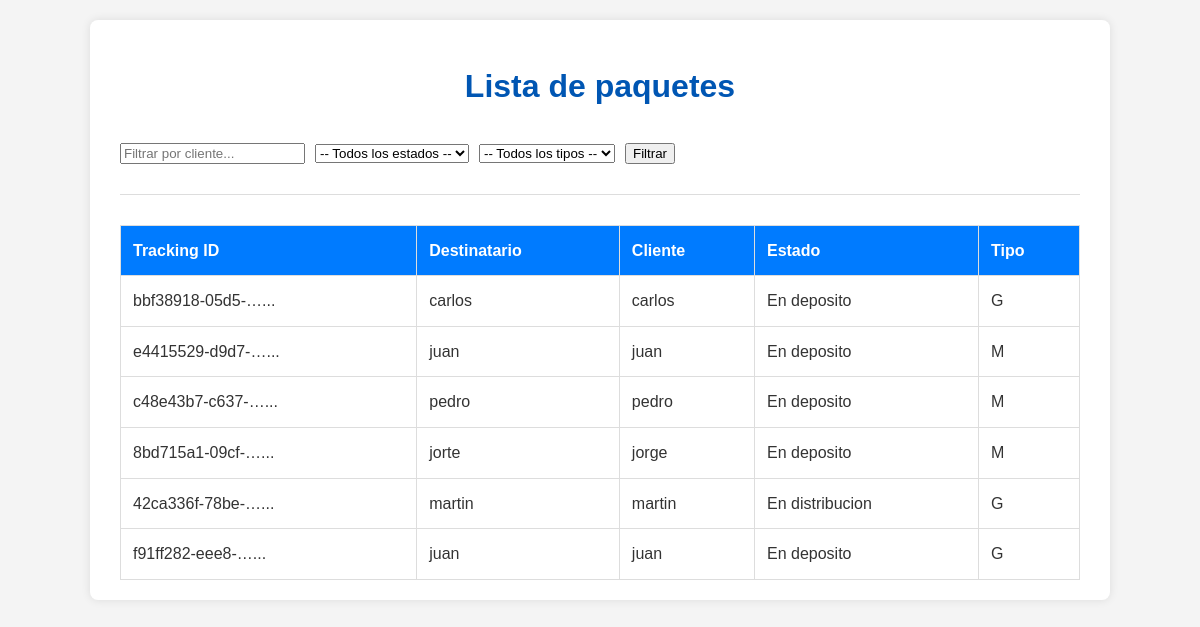
The app's page /front/paquetes/listar/, older data.
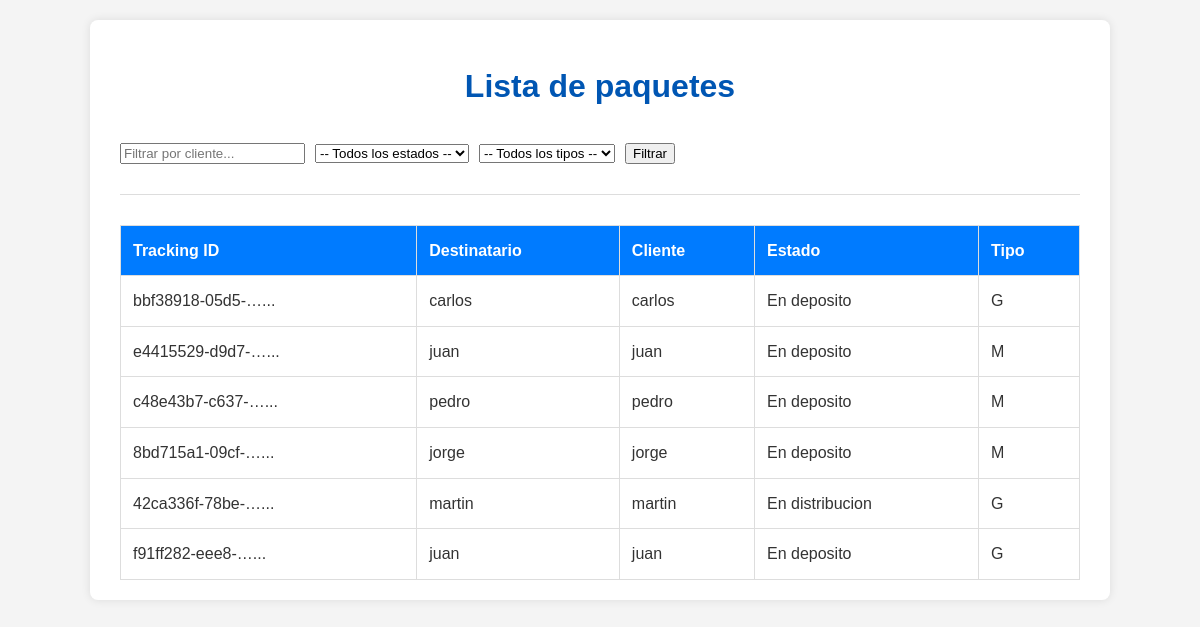
The same page, newer data.
### core/models.py (models this page shows, shortened)
class Paquete(models.Model):
    tracking = models.UUIDField(primary_key=True, default=uuid.uuid4, editable=False) #uso uuid para crear un tracking unico para cada paquete
    direccion = models.CharField(max_length=60)
    telefono = models.CharField(max_length=20)
    nombre = models.CharField(max_length=60)
    peso = models.DecimalField(max_digits=10, decimal_places=2)
    altura = models.DecimalField(max_digits=10, decimal_places=2)
    estado = models.CharField(max_length=20, choices=ESTADOS, default='en_deposito',)
    cliente = models.ForeignKey(Cliente, on_delete=models.CASCADE)
    tipo_paquete = models.CharField(max_length=1)

class Cliente(models.Model):
    nombre = models.CharField(max_length=60)
    direccion = models.CharField(max_length=60)
    email = models.EmailField(unique=True)
    telefono = models.CharField(max_length=20)

### core/views.py (the view)
# urls.py: path('front/paquetes/listar/', front_listar_paquetes, name='front-paquetes-lista'),
def front_listar_paquetes(request):
    query = Paquete.objects.all()
    estado = request.GET.get("estado")
    cliente = request.GET.get("cliente")
    tipo_paquete = request.GET.get("tipo_paquete")
    if estado:
        query = query.filter(estado=estado)
    if cliente:
        query = query.filter(cliente__nombre__icontains=cliente)
    if tipo_paquete:
        query = query.filter(tipo_paquete=tipo_paquete)
    context = {
        "paquetes": query,
        "filtro_estado": estado,
        "filtro_cliente": cliente,
        "filtro_tipo_paquete": tipo_paquete,
    }
    return render(request, "lista_paquetes.html", context)

### templates/lista_paquetes.html (shortened to what this page needs)
{% load static %}
<!DOCTYPE html>
<html lang="es">
<head>
    <link rel="stylesheet" href="{% static 'css/style.css' %}">
</head>
<body>
    <div class="container">
        <h1>Lista de paquetes</h1>
        <form method="GET" class="filter-form">
            <input type="text" name="cliente" placeholder="Filtrar por cliente..." value="{{ filtro_cliente|default:'' }}">
            <select name="estado">
                <option value="">-- Todos los estados --</option>
            </select>
            <select name="tipo_paquete">
                <option value="">-- Todos los tipos --</option>
            </select>
            <button type="submit">Filtrar</button>
        </form>
        <hr>
        {% if paquetes %}
            <table>
                <thead>
                    <tr>
                        <th>Tracking ID</th>
                        <th>Destinatario</th>
                        <th>Cliente</th>
                        <th>Estado</th>
                        <th>Tipo</th>
                    </tr>
                </thead>
                <tbody>
                    {% for paquete in paquetes %}
                        <tr>
                            <td>{{ paquete.tracking|truncatechars:15 }}...</td>
                            <td>{{ paquete.nombre }}</td>
                            <td>{{ paquete.cliente.nombre }}</td>
                            <td>{{ paquete.get_estado_display }}</td>
                            <td>{{ paquete.tipo_paquete }}</td>
                        </tr>
                    {% endfor %}
                </tbody>
            </table>
        {% else %}
            <p>No se encontraron paquetes con los filtros aplicados.</p>
        {% endif %}
    </div>
</body>
</html>

Row changes from the older to the newer data that the page shows:
changed Paquete "jorge": nombre "jorte" → "jorge"
